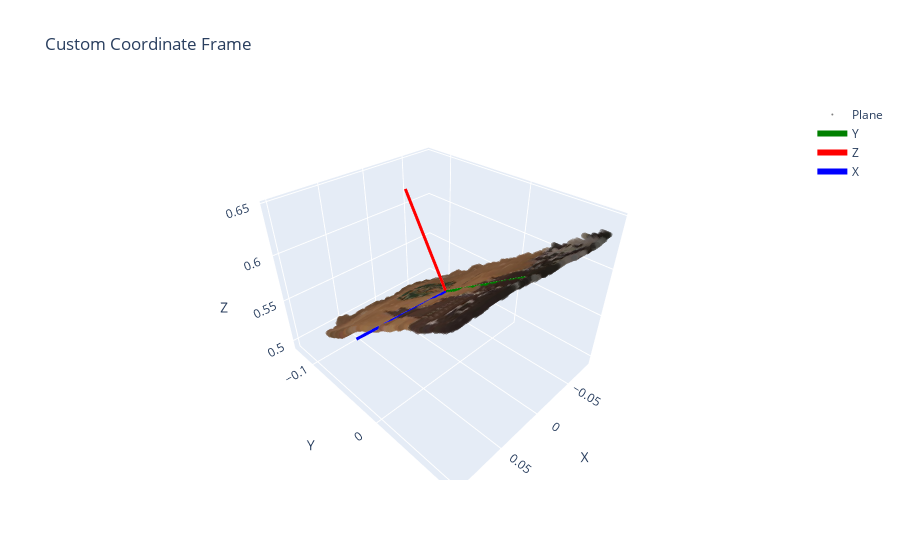

Notebook source saved alongside this figure:
### Code cell
import numpy as np
import plotly.graph_objects as go
from sklearn.decomposition import PCA

# 假设 front_points 是 Nx3 的平面点云
points = front_points

# 1. 原点：平面中心（用包围盒中心更稳定）
min_b = np.min(points, axis=0)
max_b = np.max(points, axis=0)
origin = (min_b + max_b) / 2

# 2. X 轴 = 平面法向量（来自 RANSAC）
z_axis = normal  # 你已有的 normal 向量
z_axis = z_axis / np.linalg.norm(z_axis)

# 3. 在平面上提取长边和短边（用 PCA）
points_centered = points - origin
proj = points_centered - np.outer(np.dot(points_centered, z_axis), z_axis)
pca = PCA(n_components=2)
pca.fit(proj)

long_dir = pca.components_[0]   # 长边
short_dir = pca.components_[1]  # 短边

# 4. 分配轴（按你的要求）
y_axis = long_dir               # Z = 长边（红色）
x_axis = short_dir              # Y = 短边（绿色）

# 5. 构建右手坐标系
y_axis = y_axis / np.linalg.norm(y_axis)
x_axis = x_axis / np.linalg.norm(x_axis)

cross_yz = np.cross(y_axis, z_axis)
if np.dot(x_axis, cross_yz) < 0:
    y_axis = -y_axis



# 6. 固定轴长度为 10 cm (0.1 米)
AXIS_LENGTH = 0.1  # 10 cm

# 7. 绘图
fig = go.Figure()

# 点云（半透明）
fig.add_trace(go.Scatter3d(
    x=points[:, 0], y=points[:, 1], z=points[:, 2],
    mode='markers',
    marker=dict(
        size=2,
        color=inl_color,  # 使用原图颜色
        opacity=0.5        # 半透明
    ),
    name='Plane'
))

fig.add_trace(go.Scatter3d(
    x=[origin[0], origin[0] + y_axis[0] * AXIS_LENGTH],
    y=[origin[1], origin[1] + y_axis[1] * AXIS_LENGTH],
    z=[origin[2], origin[2] + y_axis[2] * AXIS_LENGTH],
    mode='lines',
    line=dict(color='green', width=6),
    name='Y'
))


fig.add_trace(go.Scatter3d(
    x=[origin[0], origin[0] + z_axis[0] * AXIS_LENGTH],
    y=[origin[1], origin[1] + z_axis[1] * AXIS_LENGTH],
    z=[origin[2], origin[2] + z_axis[2] * AXIS_LENGTH],
    mode='lines',
    line=dict(color='red', width=6),
    name='Z'
))

fig.add_trace(go.Scatter3d(
    x=[origin[0], origin[0] + x_axis[0] * AXIS_LENGTH], 
    y=[origin[1], origin[1] + x_axis[1] * AXIS_LENGTH], 
    z=[origin[2], origin[2] + x_axis[2] * AXIS_LENGTH],
    mode='lines',
    line=dict(color='blue', width=6),
    name='X'
))

# 布局（保持自动范围，但确保比例一致）
fig.update_layout(
    title="Custom Coordinate Frame",
    scene=dict(
        xaxis_title='X ',
        yaxis_title='Y ',
        zaxis_title='Z ',
        aspectmode='data'  # 保持真实比例
    )
)


# 保存或显示
fig.show()

### Figure 1 — Plotly figure (JSON) as saved in the notebook; plotly's stock layout.template omitted (floating-point values rounded to 4 significant figures; data arrays with more than 128 entries replaced by an {"elided": "..."} marker saying what was removed)
{"data": [{"marker": {"color": {"elided": "24698x3 int values"}, "opacity": 0.5, "size": 2}, "mode": "markers", "name": "Plane", "type": "scatter3d", "x": {"elided": "24698 float values"}, "y": {"elided": "24698 float values"}, "z": {"elided": "24698 float values"}}, {"line": {"color": "green", "width": 6}, "mode": "lines", "name": "Y", "type": "scatter3d", "x": [-0.0001374, 0.0004529], "y": [-0.02063, 0.06261], "z": [0.564, 0.6194]}, {"line": {"color": "red", "width": 6}, "mode": "lines", "name": "Z", "type": "scatter3d", "x": [-0.0001374, -0.003738], "y": [-0.02063, -0.076], "z": [0.564, 0.6472]}, {"line": {"color": "blue", "width": 6}, "mode": "lines", "name": "X", "type": "scatter3d", "x": [-0.0001374, 0.0998], "y": [-0.02063, -0.02311], "z": [0.564, 0.5667]}], "layout": {"scene": {"aspectmode": "data", "xaxis": {"title": {"text": "X "}}, "yaxis": {"title": {"text": "Y "}}, "zaxis": {"title": {"text": "Z "}}}, "title": {"text": "Custom Coordinate Frame"}}}
